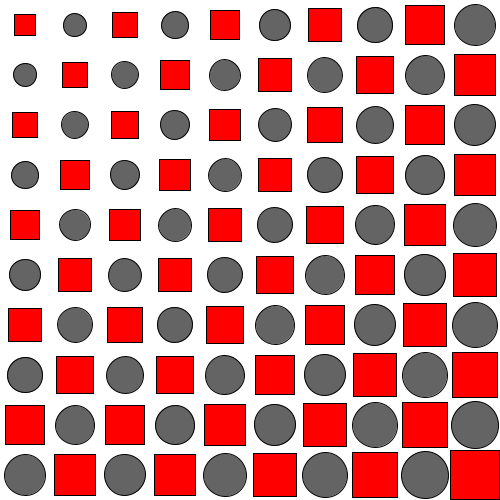
Frame 1 (no input)
Frame 60 (the mouse pressed at the canvas centre just before this capture): identical to frame 1, image omitted
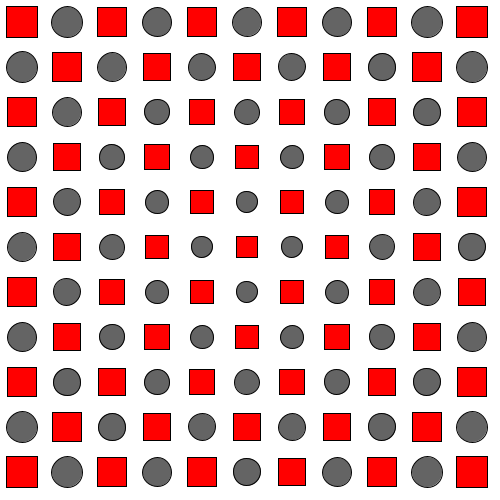
Frame 120 (the mouse held since frame 60 and released just before this capture)

The Processing sketch that drew these frames (run headless with seeded random() and noise(); from frame 60 on, the mouse is pressed at the canvas centre):

// Processing sketch: for3_grilla3AlternadaMapeada
// ── for3_grilla3AlternadaMapeada.pde
int cant = 10;
int ubic;

void setup() {
  size(500, 500);
  ubic = width/cant;
  rectMode(CENTER);
}
void draw() {
  background(255);
  ubic = width/cant;
  for (int i=0; i<cant; i++) {
    for (int j=0; j<cant; j++) {
      float distan = dist(mouseX, mouseY, i*ubic+ubic/2, j*ubic+ubic/2);
      float diagonal = dist(0, 0, width, height);
      float tam = map(distan, 0, diagonal, 20, ubic);
      if ((i+j)%2==0) {
        fill(255, 0, 0);
        rect(i*ubic+ubic/2, j*ubic+ubic/2, tam, tam);
      } else {
        fill(100);
        ellipse(i*ubic+ubic/2, j*ubic+ubic/2, tam, tam);
      }
    }
  }
}
void mousePressed() {
  cant++;
}
void keyPressed() {
  cant = 10;
}
